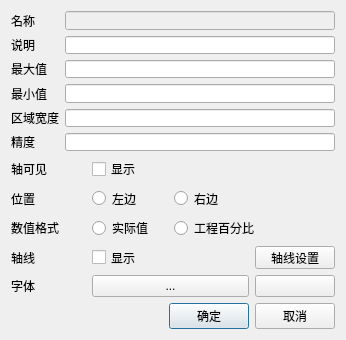
<?xml version="1.0" encoding="UTF-8"?>
<ui version="4.0">
 <class>CYPropertySettingDialog</class>
 <widget class="QDialog" name="CYPropertySettingDialog">
  <property name="geometry">
   <rect>
    <x>0</x>
    <y>0</y>
    <width>346</width>
    <height>340</height>
   </rect>
  </property>
  <property name="sizePolicy">
   <sizepolicy hsizetype="Fixed" vsizetype="Fixed">
    <horstretch>0</horstretch>
    <verstretch>0</verstretch>
   </sizepolicy>
  </property>
  <property name="minimumSize">
   <size>
    <width>346</width>
    <height>340</height>
   </size>
  </property>
  <property name="maximumSize">
   <size>
    <width>346</width>
    <height>340</height>
   </size>
  </property>
  <property name="windowTitle">
   <string/>
  </property>
  <layout class="QGridLayout" name="gridLayout_3">
   <item row="0" column="0">
    <layout class="QGridLayout" name="gridLayout">
     <item row="0" column="0">
      <widget class="QLabel" name="label">
       <property name="text">
        <string>名称</string>
       </property>
       <property name="buddy">
        <cstring>nameLineEdit</cstring>
       </property>
      </widget>
     </item>
     <item row="0" column="1">
      <widget class="QLineEdit" name="nameLineEdit">
       <property name="enabled">
        <bool>false</bool>
       </property>
      </widget>
     </item>
     <item row="1" column="0">
      <widget class="QLabel" name="label_2">
       <property name="text">
        <string>说明</string>
       </property>
       <property name="buddy">
        <cstring>commentLineEdit</cstring>
       </property>
      </widget>
     </item>
     <item row="1" column="1">
      <widget class="QLineEdit" name="commentLineEdit"/>
     </item>
     <item row="2" column="0">
      <widget class="QLabel" name="label_3">
       <property name="text">
        <string>最大值</string>
       </property>
       <property name="buddy">
        <cstring>maxValueLineEdit</cstring>
       </property>
      </widget>
     </item>
     <item row="2" column="1">
      <widget class="QLineEdit" name="maxValueLineEdit"/>
     </item>
     <item row="3" column="0">
      <widget class="QLabel" name="label_6">
       <property name="text">
        <string>最小值</string>
       </property>
       <property name="buddy">
        <cstring>minValueLineEdit</cstring>
       </property>
      </widget>
     </item>
     <item row="3" column="1">
      <widget class="QLineEdit" name="minValueLineEdit">
       <property name="text">
        <string/>
       </property>
      </widget>
     </item>
     <item row="4" column="0">
      <widget class="QLabel" name="label_5">
       <property name="text">
        <string>区域宽度</string>
       </property>
       <property name="buddy">
        <cstring>widthLineEdit</cstring>
       </property>
      </widget>
     </item>
     <item row="4" column="1">
      <widget class="QLineEdit" name="widthLineEdit">
       <property name="text">
        <string/>
       </property>
      </widget>
     </item>
     <item row="5" column="0">
      <widget class="QLabel" name="label_4">
       <property name="text">
        <string>精度</string>
       </property>
       <property name="buddy">
        <cstring>precisionLineEdit</cstring>
       </property>
      </widget>
     </item>
     <item row="5" column="1">
      <widget class="QLineEdit" name="precisionLineEdit">
       <property name="text">
        <string/>
       </property>
      </widget>
     </item>
    </layout>
   </item>
   <item row="1" column="0">
    <layout class="QGridLayout" name="gridLayout_2">
     <item row="0" column="0">
      <widget class="QLabel" name="label_11">
       <property name="text">
        <string>轴可见</string>
       </property>
      </widget>
     </item>
     <item row="0" column="1">
      <widget class="QCheckBox" name="axisVisibleCheckBox">
       <property name="text">
        <string>显示</string>
       </property>
      </widget>
     </item>
     <item row="1" column="0">
      <widget class="QLabel" name="label_7">
       <property name="text">
        <string>位置</string>
       </property>
      </widget>
     </item>
     <item row="1" column="1">
      <widget class="QRadioButton" name="leftRadioButton">
       <property name="text">
        <string>左边</string>
       </property>
      </widget>
     </item>
     <item row="1" column="2">
      <widget class="QRadioButton" name="rigthRadioButton">
       <property name="text">
        <string>右边</string>
       </property>
      </widget>
     </item>
     <item row="2" column="0">
      <widget class="QLabel" name="label_8">
       <property name="text">
        <string>数值格式</string>
       </property>
      </widget>
     </item>
     <item row="2" column="1">
      <widget class="QRadioButton" name="valueRadioButton">
       <property name="text">
        <string>实际值</string>
       </property>
      </widget>
     </item>
     <item row="2" column="2" colspan="2">
      <widget class="QRadioButton" name="percentRadioButton">
       <property name="text">
        <string>工程百分比</string>
       </property>
      </widget>
     </item>
     <item row="3" column="0">
      <widget class="QLabel" name="label_9">
       <property name="text">
        <string>轴线</string>
       </property>
      </widget>
     </item>
     <item row="3" column="1">
      <widget class="QCheckBox" name="axisLineVisibleCheckBox">
       <property name="text">
        <string>显示</string>
       </property>
      </widget>
     </item>
     <item row="3" column="3">
      <widget class="QPushButton" name="axisLineSettingButton">
       <property name="text">
        <string>轴线设置</string>
       </property>
      </widget>
     </item>
     <item row="4" column="0">
      <widget class="QLabel" name="label_10">
       <property name="text">
        <string>字体</string>
       </property>
       <property name="buddy">
        <cstring>fontButton</cstring>
       </property>
      </widget>
     </item>
     <item row="4" column="1" colspan="2">
      <widget class="QPushButton" name="fontButton">
       <property name="text">
        <string>...</string>
       </property>
      </widget>
     </item>
     <item row="4" column="3">
      <widget class="QPushButton" name="fontColorButton">
       <property name="text">
        <string/>
       </property>
      </widget>
     </item>
    </layout>
   </item>
   <item row="2" column="0">
    <layout class="QHBoxLayout" name="horizontalLayout">
     <property name="spacing">
      <number>6</number>
     </property>
     <property name="sizeConstraint">
      <enum>QLayout::SetDefaultConstraint</enum>
     </property>
     <item>
      <spacer name="horizontalSpacer">
       <property name="orientation">
        <enum>Qt::Horizontal</enum>
       </property>
       <property name="sizeType">
        <enum>QSizePolicy::Expanding</enum>
       </property>
       <property name="sizeHint" stdset="0">
        <size>
         <width>55</width>
         <height>20</height>
        </size>
       </property>
      </spacer>
     </item>
     <item>
      <widget class="QPushButton" name="okButton">
       <property name="text">
        <string>确定</string>
       </property>
       <property name="default">
        <bool>true</bool>
       </property>
      </widget>
     </item>
     <item>
      <widget class="QPushButton" name="cancelButton">
       <property name="text">
        <string>取消</string>
       </property>
       <property name="default">
        <bool>false</bool>
       </property>
      </widget>
     </item>
    </layout>
   </item>
  </layout>
 </widget>
 <tabstops>
  <tabstop>nameLineEdit</tabstop>
  <tabstop>commentLineEdit</tabstop>
  <tabstop>maxValueLineEdit</tabstop>
  <tabstop>minValueLineEdit</tabstop>
  <tabstop>widthLineEdit</tabstop>
  <tabstop>precisionLineEdit</tabstop>
  <tabstop>axisVisibleCheckBox</tabstop>
  <tabstop>leftRadioButton</tabstop>
  <tabstop>rigthRadioButton</tabstop>
  <tabstop>valueRadioButton</tabstop>
  <tabstop>percentRadioButton</tabstop>
  <tabstop>axisLineVisibleCheckBox</tabstop>
  <tabstop>axisLineSettingButton</tabstop>
  <tabstop>fontButton</tabstop>
  <tabstop>okButton</tabstop>
  <tabstop>cancelButton</tabstop>
 </tabstops>
 <resources/>
 <connections/>
</ui>
